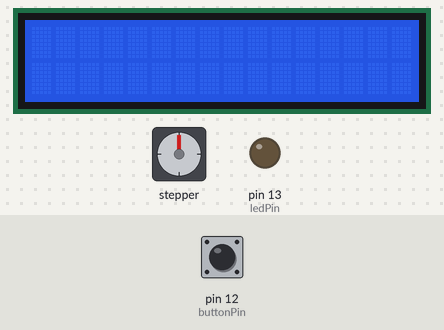
Simulated run of this sketch. Board: Arduino Uno, built with avr-gcc and run on an emulated ATmega328P. Parts: stepper motor, 16×2 character LCD, output pins drawn as LEDs (lit = HIGH). Wiring (inferred from the names in the program): stepper motor (2048 steps per turn assumed): coils pin 8, pin 9, pin 10, pin 11. The test bench sets the inputs (shaded band); at power-on: pin 12 (buttonPin) LOW. Pins used as bus, display or sensor lines are not drawn.

Above: at 1.2 s.
1.3 s: pin 12 (buttonPin) pulled HIGH for 3.2 s
At 4.7 s:
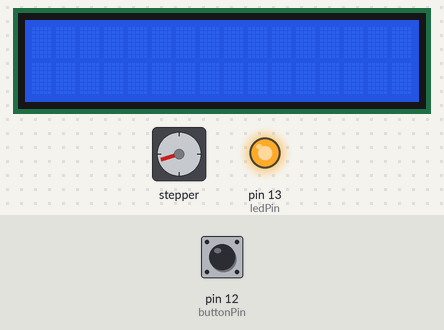
7.5 s: pin 12 (buttonPin) pulled HIGH for 0.15 s
At 10.5 s:
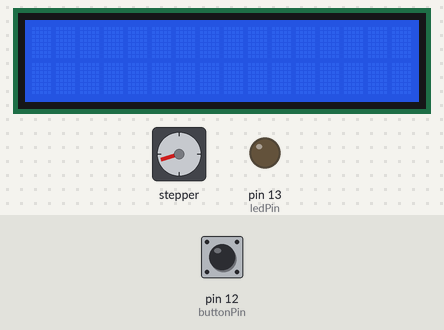
10.6 s: pin 12 (buttonPin) pulled HIGH for 1 s
At 14.3 s:
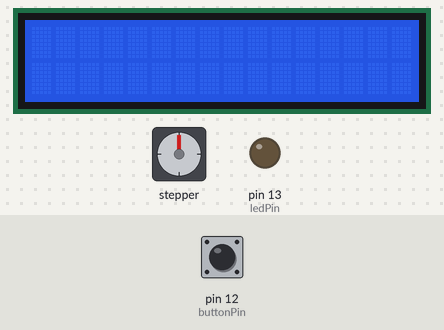
14.6 s: pin 12 (buttonPin) driven HIGH
At 15.6 s:
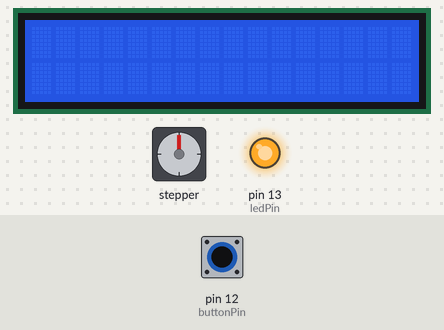
17.6 s: pin 12 (buttonPin) driven LOW
20.6 s: pin 12 (buttonPin) driven HIGH
At 27.2 s:
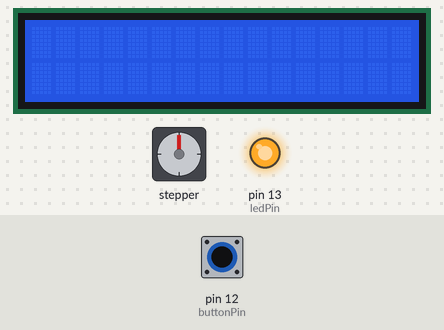
Timing chart, 0 to 71.1 s (numbered marks = the images above; inputs shaded):
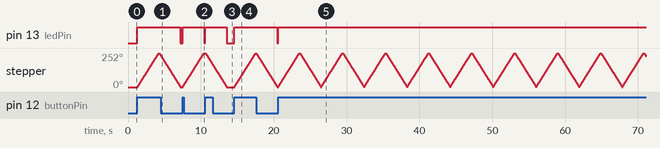

Measured:
- after the input at 1.3 s, pin 13 (ledPin): LOW → HIGH at once, → LOW 5.9 s later; stepper: turns 252° clockwise in 2.9 s, then 252° counter-clockwise in 2.9 s
- after the input at 7.5 s, pin 13 (ledPin): LOW → HIGH at once, → LOW 3.0 s later; stepper: keeps turning clockwise at about 87°/s, starting at once
- after the input at 10.6 s, pin 13 (ledPin): LOW → HIGH at once, → LOW 3.0 s later; stepper: turns 252° counter-clockwise in 2.9 s, starting at once
- after the input at 14.6 s, pin 13 (ledPin): LOW → HIGH at once; stepper: turns 252° clockwise in 2.9 s, then 2° counter-clockwise in 0.00 s
- after the input at 17.6 s, pin 13 (ledPin): HIGH → LOW after 2.9 s
- after the input at 20.6 s, pin 13 (ledPin): LOW → HIGH at once; stepper: turns 252° clockwise in 2.9 s, then 252° counter-clockwise in 2.9 s, repeating every 5.9 s

The sketch:

sketch_jul10a.ino
```cpp
#include <Wire.h>
#include <LiquidCrystal_I2C.h>
LiquidCrystal_I2C lcd(0x27,16,2);  // set the LCD address to 0x27 for a 16 chars and 2 line display

const int buttonPin = 12;     // the number of the pushbutton pin
const int ledPin =  13;      // the number of the LED pin

// variables will change:
int buttonState = 0;         // variable for reading the pushbutton status


int motorPin1 = 8;    // IN 1
int motorPin2 = 9;    // IN 2
int motorPin3 = 10;   // In 3
int motorPin4 = 11;   // IN 4

int motorSpeed = 1000;  //variable to set stepper speed
                        // Experiment with this; too small will not work.
int count = 0;          // count of steps made
int countsperrev = 360; // number of steps per revolution for this motor

int lookup[8] = {B01000, B01100, B00100, B00110, B00010, B00011, B00001, B01001};

int btncounter = 0;

void setup() {
  // initialize the LED pin as an output:
   lcd.init();                      // initialize the lcd
 // Print a message to the LCD.
 lcd.backlight();

  pinMode(ledPin, OUTPUT);
  // initialize the pushbutton pin as an input:
  pinMode(buttonPin, INPUT);

  pinMode(motorPin1, OUTPUT);
  pinMode(motorPin2, OUTPUT);
  pinMode(motorPin3, OUTPUT);
  pinMode(motorPin4, OUTPUT);
  Serial.begin(9600);
}

void loop(){
  // read the state of the pushbutton value:
  buttonState = digitalRead(buttonPin);

  // check if the pushbutton is pressed.
  // if it is, the buttonState is HIGH:
  if (buttonState == HIGH) {
    // turn LED on:
    digitalWrite(ledPin, HIGH);

     if(btncounter % 2 == 0){
       lcd.print("Turning Left");
       for (int i = 0; i < countsperrev; i++){clockwise();
       }
       lcd.clear();
     }
     else{

       lcd.print("Turning Right");
           for (int i = 0; i < countsperrev; i++){anticlockwise();
       }
       lcd.clear();
     }

      btncounter++;
  }
  else {
    // turn LED off:
    digitalWrite(ledPin, LOW);
  }
}


void anticlockwise()
{
  for(int i = 0; i < 8; i++)
  {
    setOutput(i);
    delayMicroseconds(motorSpeed);
  }
}

void clockwise()
{
  for(int i = 7; i >= 0; i--)
  {
    setOutput(i);
    delayMicroseconds(motorSpeed);
  }
}

void setOutput(int out)
{
  digitalWrite(motorPin1, bitRead(lookup[out], 0));
  digitalWrite(motorPin2, bitRead(lookup[out], 1));
  digitalWrite(motorPin3, bitRead(lookup[out], 2));
  digitalWrite(motorPin4, bitRead(lookup[out], 3));
}
```
